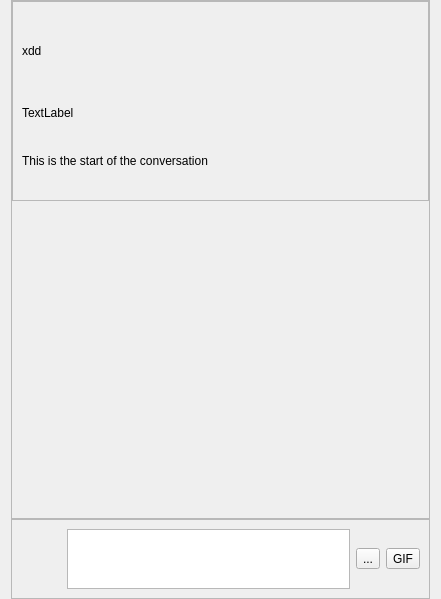
<?xml version="1.0" encoding="UTF-8"?>
<ui version="4.0">
 <class>DirectMessage</class>
 <widget class="QWidget" name="DirectMessage">
  <property name="geometry">
   <rect>
    <x>0</x>
    <y>0</y>
    <width>441</width>
    <height>599</height>
   </rect>
  </property>
  <property name="windowTitle">
   <string>Form</string>
  </property>
  <property name="autoFillBackground">
   <bool>true</bool>
  </property>
  <property name="styleSheet">
   <string notr="true"/>
  </property>
  <layout class="QVBoxLayout" name="verticalLayout">
   <property name="spacing">
    <number>0</number>
   </property>
   <property name="leftMargin">
    <number>11</number>
   </property>
   <property name="topMargin">
    <number>0</number>
   </property>
   <property name="rightMargin">
    <number>11</number>
   </property>
   <property name="bottomMargin">
    <number>0</number>
   </property>
   <item>
    <widget class="QScrollArea" name="messagesScrollArea">
     <property name="widgetResizable">
      <bool>true</bool>
     </property>
     <widget class="QWidget" name="scrollAreaWidgetContents">
      <property name="geometry">
       <rect>
        <x>0</x>
        <y>0</y>
        <width>417</width>
        <height>517</height>
       </rect>
      </property>
      <layout class="QVBoxLayout" name="verticalLayout_2">
       <property name="spacing">
        <number>6</number>
       </property>
       <property name="leftMargin">
        <number>0</number>
       </property>
       <property name="topMargin">
        <number>0</number>
       </property>
       <property name="rightMargin">
        <number>0</number>
       </property>
       <property name="bottomMargin">
        <number>0</number>
       </property>
       <item>
        <widget class="QFrame" name="receiverInformationFrame">
         <property name="maximumSize">
          <size>
           <width>16777215</width>
           <height>200</height>
          </size>
         </property>
         <property name="styleSheet">
          <string notr="true"/>
         </property>
         <property name="frameShape">
          <enum>QFrame::Shape::StyledPanel</enum>
         </property>
         <property name="frameShadow">
          <enum>QFrame::Shadow::Plain</enum>
         </property>
         <layout class="QVBoxLayout" name="verticalLayout_3">
          <property name="spacing">
           <number>0</number>
          </property>
          <property name="topMargin">
           <number>0</number>
          </property>
          <property name="rightMargin">
           <number>0</number>
          </property>
          <property name="bottomMargin">
           <number>0</number>
          </property>
          <item>
           <widget class="QLabel" name="receiverAvatar">
            <property name="maximumSize">
             <size>
              <width>56</width>
              <height>56</height>
             </size>
            </property>
            <property name="text">
             <string>xdd</string>
            </property>
           </widget>
          </item>
          <item>
           <widget class="QLabel" name="receiverUsername">
            <property name="maximumSize">
             <size>
              <width>120</width>
              <height>25</height>
             </size>
            </property>
            <property name="text">
             <string>TextLabel</string>
            </property>
           </widget>
          </item>
          <item>
           <widget class="QLabel" name="startConversationLabel">
            <property name="maximumSize">
             <size>
              <width>300</width>
              <height>30</height>
             </size>
            </property>
            <property name="text">
             <string>This is the start of the conversation</string>
            </property>
           </widget>
          </item>
         </layout>
        </widget>
       </item>
       <item>
        <widget class="QWidget" name="messagesContainer" native="true">
         <property name="styleSheet">
          <string notr="true"/>
         </property>
        </widget>
       </item>
      </layout>
     </widget>
    </widget>
   </item>
   <item>
    <widget class="QFrame" name="messageInputFrame">
     <property name="sizePolicy">
      <sizepolicy hsizetype="MinimumExpanding" vsizetype="MinimumExpanding">
       <horstretch>0</horstretch>
       <verstretch>0</verstretch>
      </sizepolicy>
     </property>
     <property name="minimumSize">
      <size>
       <width>0</width>
       <height>0</height>
      </size>
     </property>
     <property name="maximumSize">
      <size>
       <width>16777215</width>
       <height>80</height>
      </size>
     </property>
     <property name="baseSize">
      <size>
       <width>40</width>
       <height>50</height>
      </size>
     </property>
     <property name="autoFillBackground">
      <bool>true</bool>
     </property>
     <property name="styleSheet">
      <string notr="true"/>
     </property>
     <property name="frameShape">
      <enum>QFrame::Shape::StyledPanel</enum>
     </property>
     <property name="frameShadow">
      <enum>QFrame::Shadow::Raised</enum>
     </property>
     <layout class="QHBoxLayout" name="horizontalLayout">
      <item>
       <widget class="QPushButton" name="pushButton">
        <property name="cursor">
         <cursorShape>PointingHandCursor</cursorShape>
        </property>
        <property name="styleSheet">
         <string notr="true"/>
        </property>
        <property name="text">
         <string/>
        </property>
        <property name="icon">
         <iconset theme="QIcon::ThemeIcon::ListAdd"/>
        </property>
        <property name="iconSize">
         <size>
          <width>24</width>
          <height>24</height>
         </size>
        </property>
        <property name="flat">
         <bool>true</bool>
        </property>
       </widget>
      </item>
      <item>
       <widget class="QTextEdit" name="messageInputLine">
        <property name="maximumSize">
         <size>
          <width>16777215</width>
          <height>400</height>
         </size>
        </property>
        <property name="inputMethodHints">
         <set>Qt::InputMethodHint::ImhDate|Qt::InputMethodHint::ImhMultiLine|Qt::InputMethodHint::ImhTime</set>
        </property>
        <property name="verticalScrollBarPolicy">
         <enum>Qt::ScrollBarPolicy::ScrollBarAlwaysOff</enum>
        </property>
        <property name="horizontalScrollBarPolicy">
         <enum>Qt::ScrollBarPolicy::ScrollBarAlwaysOff</enum>
        </property>
        <property name="sizeAdjustPolicy">
         <enum>QAbstractScrollArea::SizeAdjustPolicy::AdjustToContents</enum>
        </property>
        <property name="autoFormatting">
         <set>QTextEdit::AutoFormattingFlag::AutoAll</set>
        </property>
       </widget>
      </item>
      <item>
       <widget class="QToolButton" name="toolButton">
        <property name="text">
         <string>...</string>
        </property>
        <property name="icon">
         <iconset theme="QIcon::ThemeIcon::AddressBookNew"/>
        </property>
       </widget>
      </item>
      <item>
       <widget class="QToolButton" name="toolButton_2">
        <property name="text">
         <string>GIF</string>
        </property>
       </widget>
      </item>
     </layout>
    </widget>
   </item>
  </layout>
 </widget>
 <resources/>
 <connections/>
</ui>
